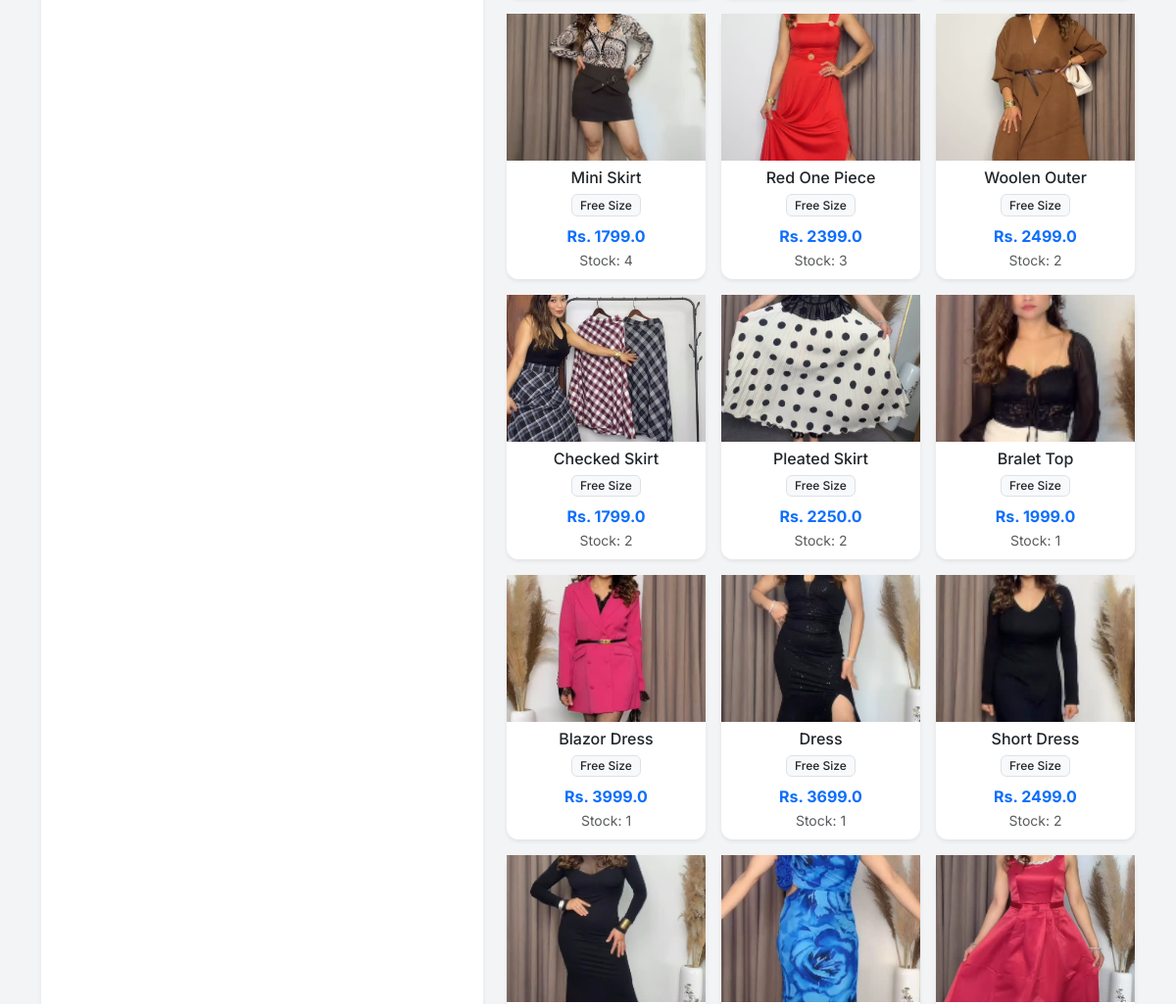
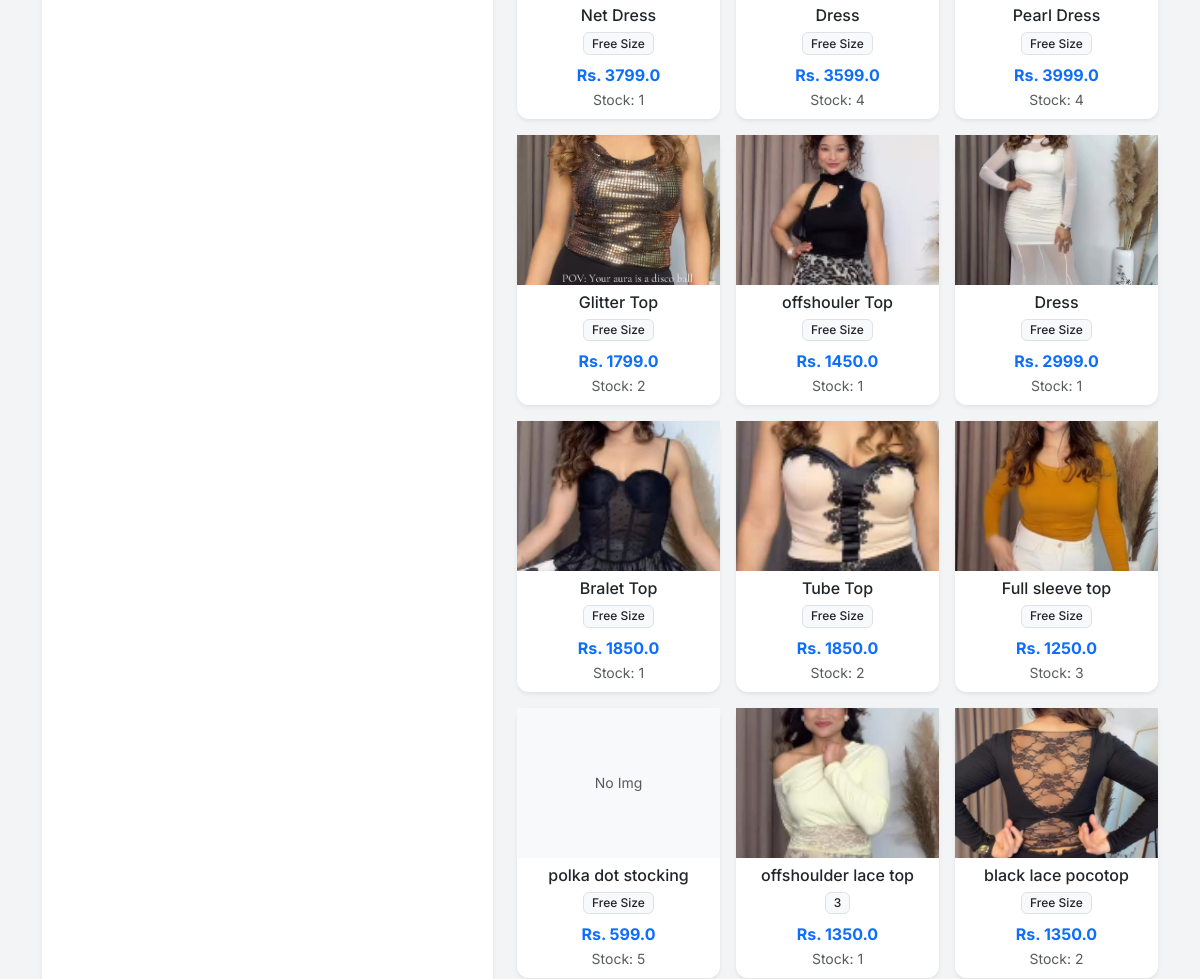
The app's page /new_order (middle part), older data (2 pictures, top to bottom).
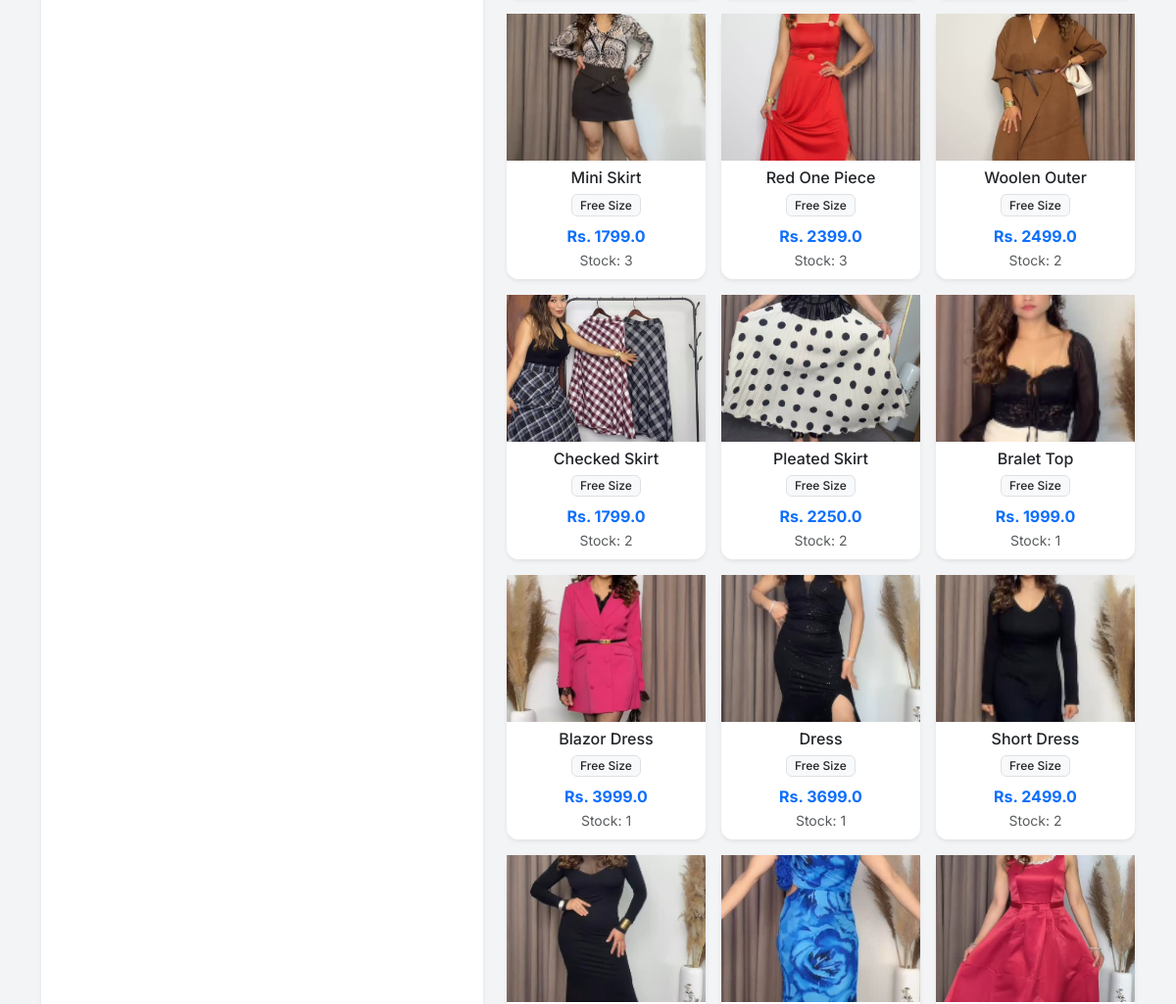
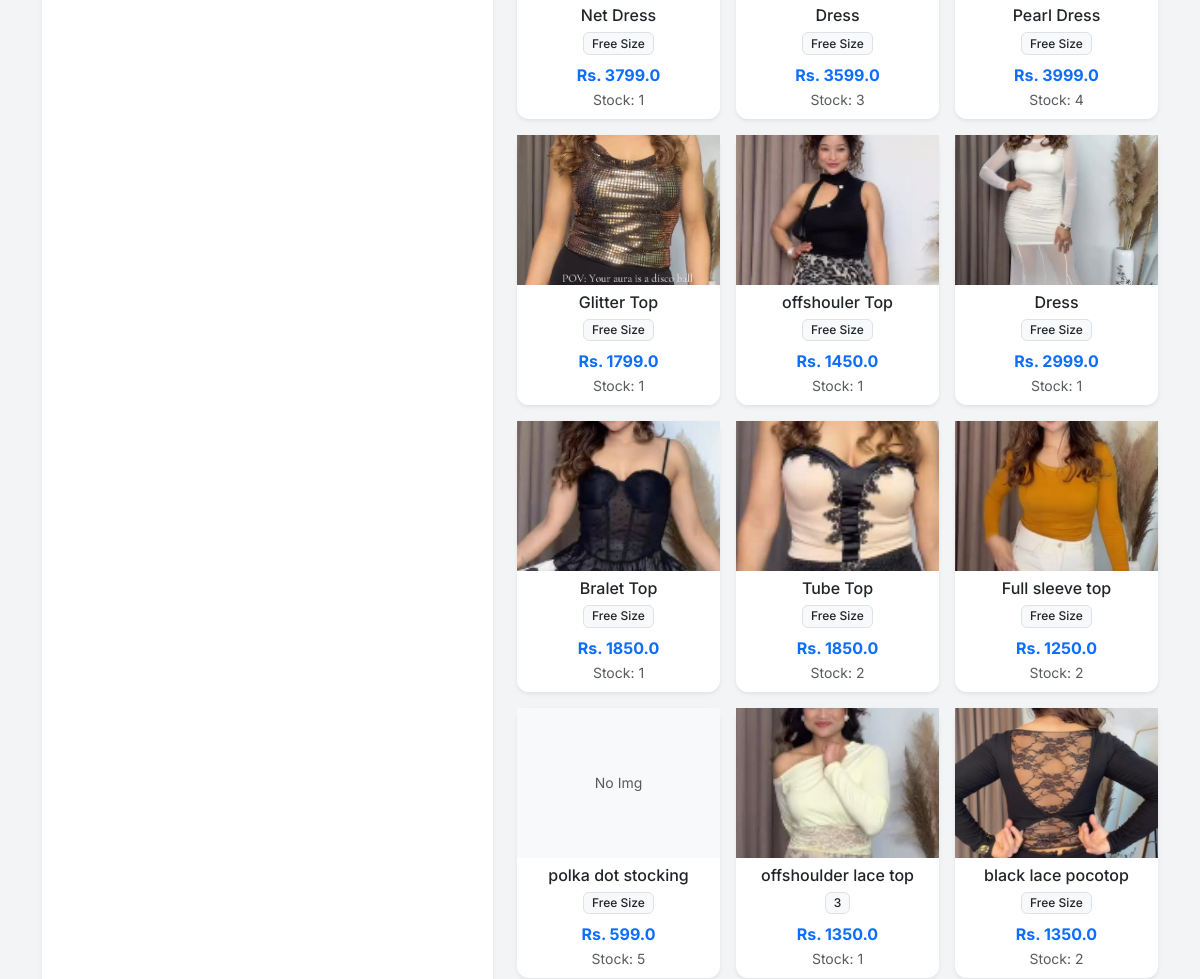
The same page, newer data (2 pictures, top to bottom).
### app.py (models this page shows)
class Product(db.Model):
    id = db.Column(db.Integer, primary_key=True)
    sku = db.Column(db.String(50), unique=True, nullable=True)
    name = db.Column(db.String(100), nullable=False)
    size = db.Column(db.String(10), nullable=False)
    cost_price = db.Column(db.Float, default=0.0)
    price = db.Column(db.Float, nullable=False)
    stock = db.Column(db.Integer, default=0)
    image = db.Column(db.String(100), nullable=True)

### app.py (the view)
@app.route('/new_order')
def new_order():
    products = Product.query.filter(Product.stock > 0).all()
    return render_template('new_order.html', products=products)

### templates/new_order.html (shortened to what this page needs)
{% extends "layout.html" %}
{% block content %}
<div class="row h-100">
    <div class="col-md-5">
        <div class="card shadow-sm h-100">
            <div class="card-body d-flex flex-column">
            </div>
        </div>
    </div>
    <div class="col-md-7">
        <div class="row row-cols-1 row-cols-md-3 g-3" id="productGrid" style="max-height: 80vh; overflow-y: auto;">
            {% for p in products %}
            <div class="col product-card-col" data-name="{{ p.name.lower() }} {{ p.sku.lower() if p.sku else '' }}">
                <div class="card h-100 shadow-sm border-0" onclick="addToCart({{ p.id }}, '{{ p.name }}', '{{ p.size }}', {{ p.price }}, {{ p.stock }})" style="cursor: pointer;">
                    <div style="height: 150px; overflow: hidden; background-color: #f8f9fa;" class="d-flex align-items-center justify-content-center">
                        {% if p.image %}
                        <img src="{{ url_for('static', filename='uploads/' + p.image) }}" style="width: 100%; height: 100%; object-fit: cover;">
                        {% else %}
                        <span class="text-muted small">No Img</span>
                        {% endif %}
                    </div>
                    <div class="card-body p-2 text-center">
                        <h6 class="card-title mb-1 text-truncate">{{ p.name }}</h6>
                        <span class="badge bg-light text-dark border">{{ p.size }}</span>
                        <div class="mt-2 text-primary fw-bold">Rs. {{ p.price }}</div>
                        <small class="text-muted">Stock: {{ p.stock }}</small>
                    </div>
                </div>
            </div>
            {% endfor %}
        </div>
    </div>
</div>
{% endblock %}

Row changes from the older to the newer data that the page shows:
changed Product "Mini Skirt": stock "4" → "3"
changed Product (number 11 of 21 on the later page): stock "4" → "3"
changed Product "Glitter Top": stock "2" → "1"
changed Product "Full sleeve top": stock "3" → "2"
